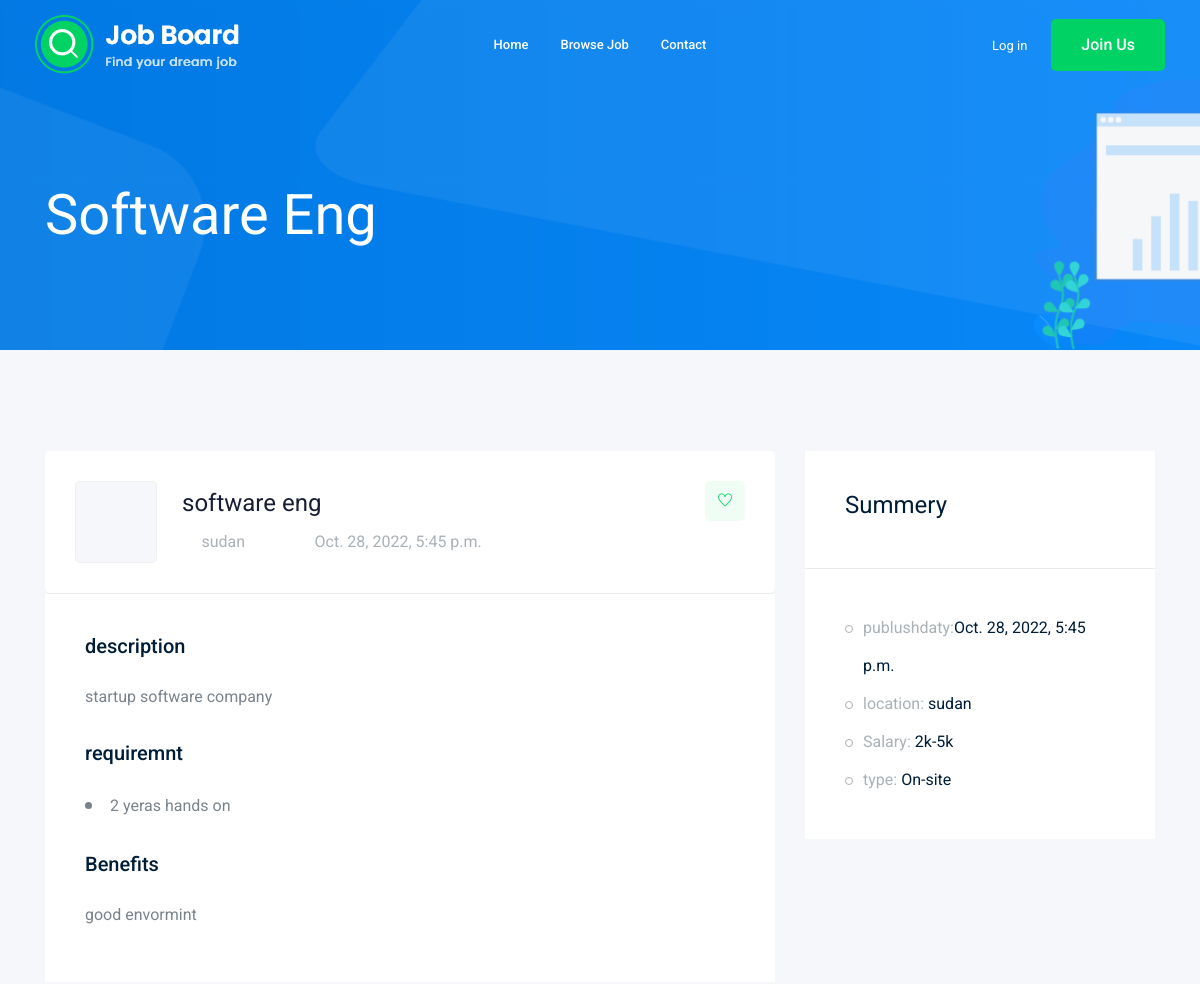
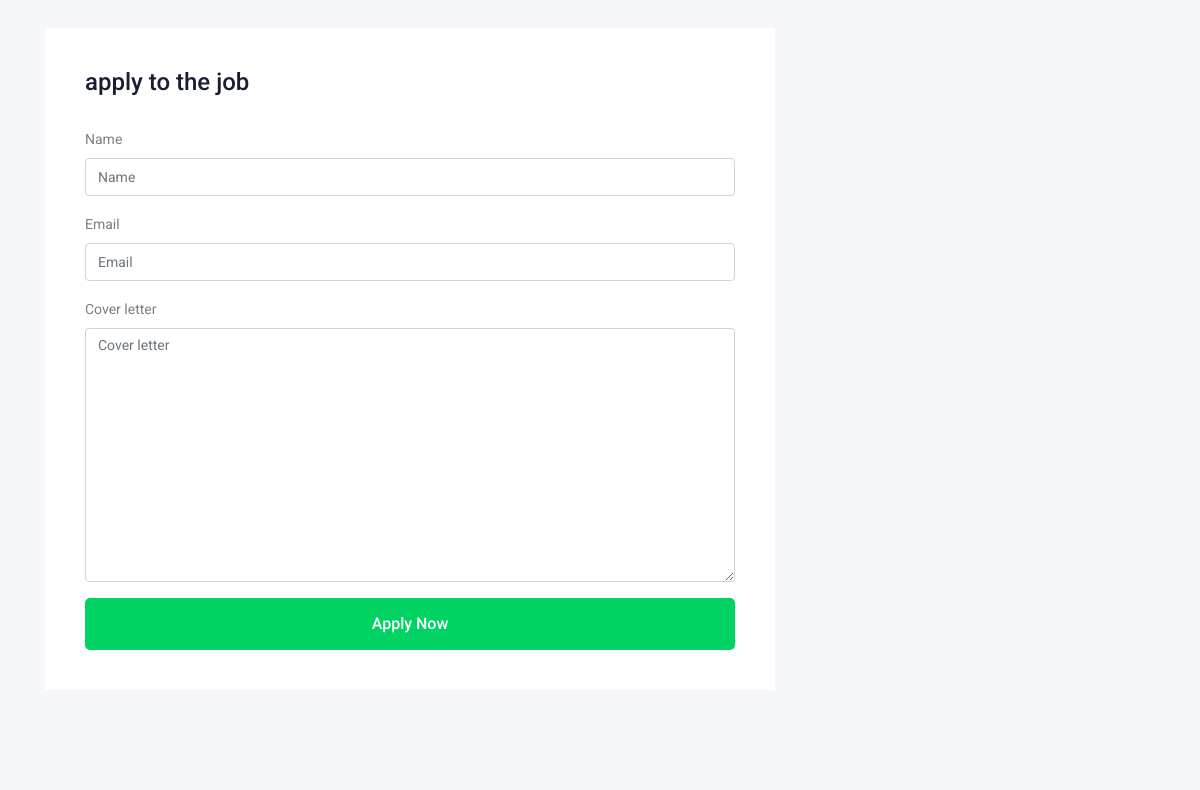
Screenshot of /jobs/1 with the database file from the repository (2 pictures, top to bottom).
### jobs/models.py (models this page shows, shortened)
class Jobs(models.Model):
    user = models.OneToOneField(User, on_delete = models.SET_NULL, null = True)
    title = models.CharField(max_length = 20)
    job_type = models.CharField(max_length = 19 , choices =JOB_TYPE)
    catgory = models.CharField(max_length = 15)
    requiremnt = models.TextField(max_length = 50)
    salary = models.CharField(max_length = 35)
    country = models.CharField(max_length = 15)
    description = models.TextField(max_length = 50)
    Benefits = models.TextField(max_length = 50)
    publish_date = models.DateTimeField(default = timezone.now)

### jobs/views.py (the view)
# urls.py: path('<int:id>',jobdetiel,name='job_detil'),
def jobdetiel(request,id):
    job = Jobs.objects.get(id=id)
    if request.method=='POST':
        form = ApplyForm(request.POST , request.FILES)
        if form.is_valid():
            myform = form.save(commit=False)
            myform.job = job
            myform.save()
            return redirect(reverse('jobs:job_list'))
    else:
        form = ApplyForm()
    return render(request , 'single.html', {'job':job,'form1':form})

### jobs/forms.py
class ApplyForm(forms.ModelForm):
    class Meta:
        model = Apply
        fields = ['name' ,'email','cover_letter']

### jobs/templates/single.html (shortened to what this page needs)
{% extends 'base.html' %}
{% load bootstrap4 %}
{% block body %}
    <div class="bradcam_area bradcam_bg_1">
        <div class="container">
            <div class="row">
                <div class="col-xl-12">
                    <div class="bradcam_text">
                        <h3>{{job.title}}</h3>
                    </div>
                </div>
            </div>
        </div>
    </div>
    <div class="job_details_area">
        <div class="container">
            <div class="row">
                <div class="col-lg-8">
                    <div class="job_details_header">
                        <div class="single_jobs white-bg d-flex justify-content-between">
                            <div class="jobs_left d-flex align-items-center">
                                <div class="thumb">
                                </div>
                                <div class="jobs_conetent">
                                    <a href="#"><h4>{{job.title}}</h4></a>
                                    <div class="links_locat d-flex align-items-center">
                                        <div class="location">
                                            <p> <i class="fa fa-map-marker"></i>{{job.country}}</p>
                                        </div>
                                        <div class="location">
                                            <p> <i class="fa fa-clock-o"></i>{{job.publish_date}}</p>
                                        </div>
                                    </div>
                                </div>
                            </div>
                            <div class="jobs_right">
                                <div class="apply_now">
                                    <a class="heart_mark" href="#"> <i class="ti-heart"></i> </a>
                                </div>
                            </div>
                        </div>
                    </div>
                    <div class="descript_wrap white-bg">
                        <div class="single_wrap">
                            <h4>description</h4>
                            <p>{{job.description}}</p>
                        </div>
                        <div class="single_wrap">
                            <h4>requiremnt</h4>
                            <ul>
                                <li>{{job.requiremnt}}
                                </li>
                            </ul>
                        </div>
                        <div class="single_wrap">
                            <h4>Benefits</h4>
                            <p>{{job.Benefits}}</p>
                        </div>
                    </div>
                    <div class="apply_job_form white-bg">
                        <h4>apply to the job</h4>
                        <form method="POST">
                            {% bootstrap_form form1 %}
                            {% buttons %}
                                <button class="boxed-btn3 w-100" type="submit">Apply Now</button>
                            {% endbuttons %}
                        </form>
                    </div>
                </div>
                <div class="col-lg-4">
                    <div class="job_sumary">
                        <div class="summery_header">
                            <h3>Summery</h3>
                        </div>
                        <div class="job_content">
                            <ul>
                                <li>publushdaty:<span>{{job.publish_date}}</span></li>
                                <li>location: <span>{{job.country}} </span></li>
                                <li>Salary: <span>{{job.salary}}</span></li>
                                <li>type: <span>{{job.job_type}}</span></li>
                            </ul>
                        </div>
                    </div>
                </div>
            </div>
        </div>
    </div>
{% endblock body %}

### rows the page displays
Jobs: title "Software Eng", title "software eng", country "sudan", publish_date "Oct. 28, 2022, 5:45 p.m.", description "startup software company", requiremnt "2 yeras hands on", Benefits "good envormint", salary "2k-5k", job_type "On-site"
